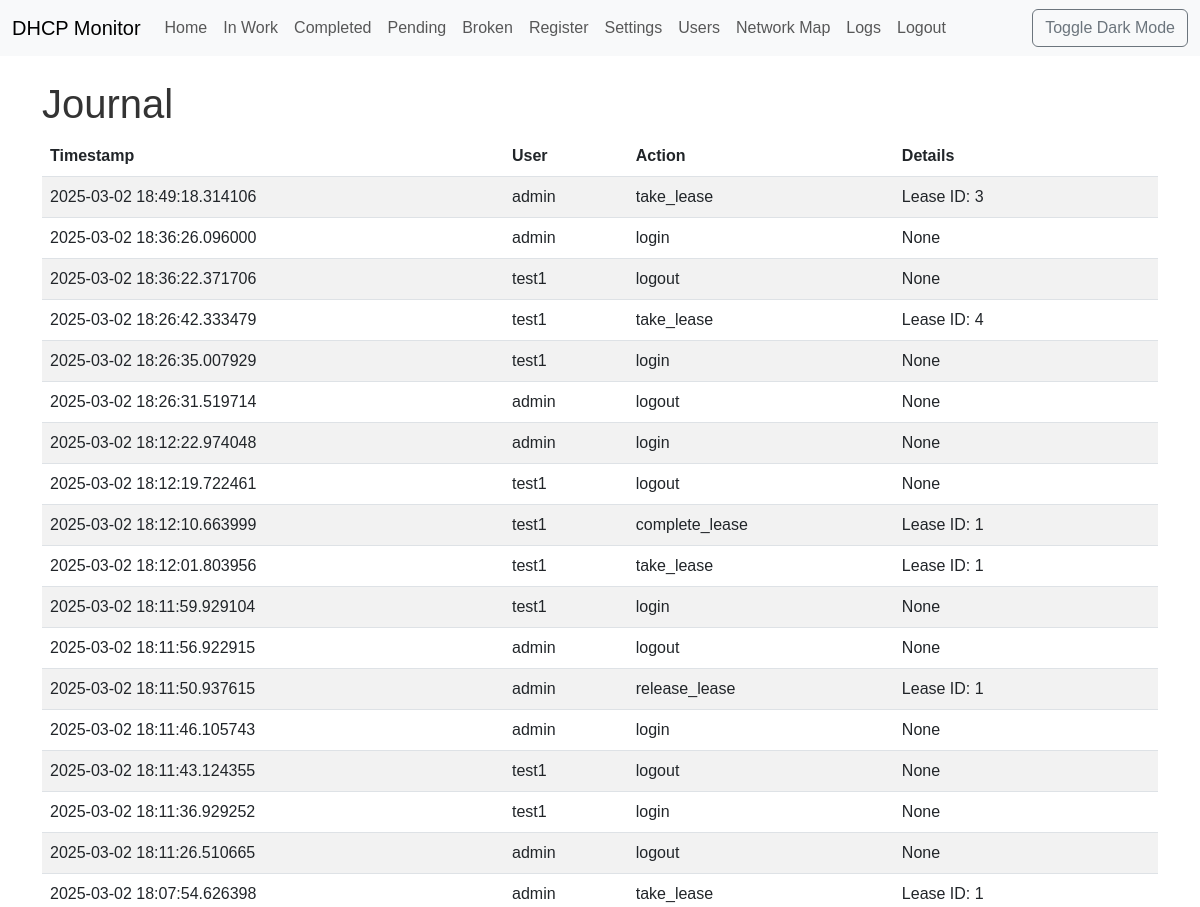
Page /logs (signed in, upper part) on the earlier database version.
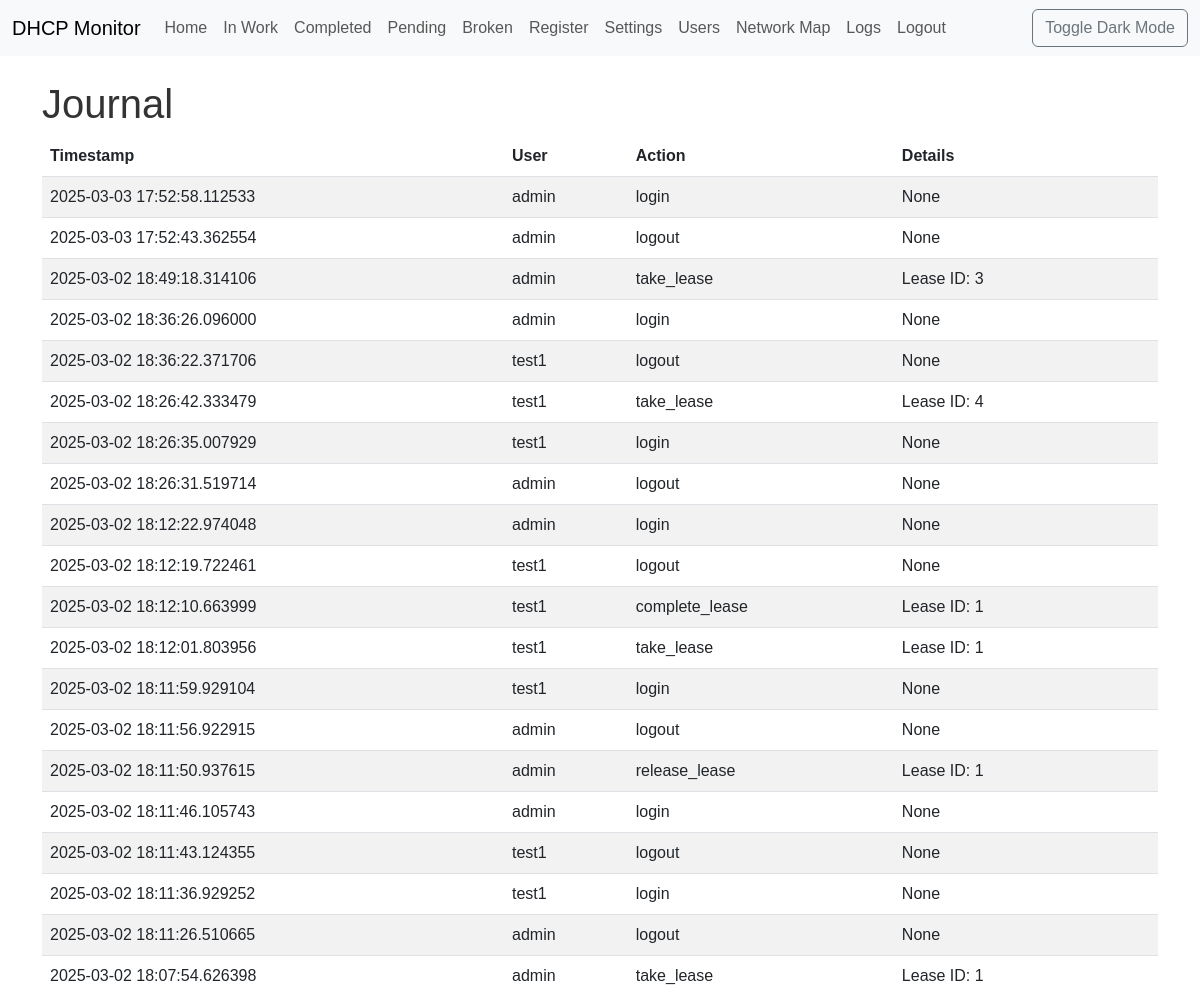
Same page on the later database version.
### app/models.py (models this page shows, shortened)
class Journal(db.Model):
    __tablename__ = 'journal'
    id = db.Column(db.Integer, primary_key=True)
    timestamp = db.Column(db.DateTime, index=True, default=datetime.utcnow)
    user_id = db.Column(db.Integer, db.ForeignKey('users.id'))
    action = db.Column(db.String(128))
    details = db.Column(db.Text)
    user = db.relationship('User', back_populates='journal_entries')

class User(UserMixin, db.Model):
    __tablename__ = 'users'
    id = db.Column(db.Integer, primary_key=True)
    username = db.Column(db.String(64), unique=True, index=True, nullable=False)
    password_hash = db.Column(db.String(128), nullable=False)
    role = db.Column(db.String(64), nullable=False, default='tester')  # 'admin', 'tester'
    first_name = db.Column(db.String(64))
    last_name = db.Column(db.String(64))
    last_seen = db.Column(db.DateTime, default=datetime.utcnow)
    leases = db.relationship('Lease', backref='taken_user', lazy='dynamic', foreign_keys='Lease.taken_by_id')
    groups = db.relationship('Group', secondary=user_groups, lazy='subquery',
                            backref=db.backref('users', lazy=True)) # Связь с группами
    journal_entries = db.relationship('Journal', back_populates='user', lazy='dynamic')

### app/journal.py (the view)
@journal_bp.route('/logs')
@login_required
def view_logs():
    if current_user.role != 'admin':
        flash('You do not have permission to access this page.', 'danger')
        return redirect(url_for('main.index'))
    logs = db.session.query(Journal).order_by(Journal.timestamp.desc()).all()  # Используем db.session.query
    return render_template('journal/logs.html', logs=logs)

### app/models.py (called while the page is built)
@login_manager.user_loader
def load_user(user_id):
    return User.query.get(int(user_id))

### app/templates/journal/logs.html
{% extends "base.html" %}
{% block content %}
    <h1>Journal</h1>
    <table class="table table-striped">
        <thead>
            <tr>
                <th>Timestamp</th>
                <th>User</th>
                <th>Action</th>
                <th>Details</th>
            </tr>
        </thead>
        <tbody>
            {% for entry in logs %}
                <tr>
                    <td>{{ entry.timestamp }}</td>
                    <td>{{ entry.user.username }}</td>
                    <td>{{ entry.action }}</td>
                    <td>{{ entry.details }}</td>
                </tr>
            {% endfor %}
        </tbody>
    </table>
{% endblock %}

### app/templates/base.html (shortened to what this page needs)
<!DOCTYPE html>
<html lang="en">
<head>
  <link href="https://cdn.jsdelivr.net/npm/bootstrap@5.3.0/dist/css/bootstrap.min.css" rel="stylesheet">
  <link rel="stylesheet" href="{{ url_for('static', filename='css/style.css') }}">
</head>
<body class="{{ 'dark-mode' if dark_mode else '' }}">
  <nav class="navbar navbar-expand-lg navbar-light bg-light">
    <div class="container-fluid">
      <a class="navbar-brand" href="{{ url_for('main.index') }}">DHCP Monitor</a>
      <div class="collapse navbar-collapse" id="navbarNav">
        <ul class="navbar-nav">
          <li class="nav-item">
            <a class="nav-link" href="{{ url_for('main.index') }}">Home</a>
          </li>
          <li class="nav-item">
            <a class="nav-link" href="{{ url_for('main.in_work') }}">In Work</a>
          </li>
          <li class="nav-item">
            <a class="nav-link" href="{{ url_for('main.completed') }}">Completed</a>
          </li>
          <li class="nav-item">
            <a class="nav-link" href="{{ url_for('main.pending') }}">Pending</a>
          </li>
          <li class="nav-item">
            <a class="nav-link" href="{{ url_for('main.broken') }}">Broken</a>
          </li>
          {% if current_user.is_authenticated %}
            {% if current_user.role == 'admin' %}
              <li class="nav-item">
                <a class="nav-link" href="{{ url_for('auth.register') }}">Register</a>
              </li>
            {% endif %}
            <li class="nav-item">
              <a class="nav-link" href="{{ url_for('main.settings') }}">Settings</a>
            </li>
            <li class="nav-item">
              <a class="nav-link" href="{{ url_for('users.user_list') }}">Users</a>
            </li>
            <li class="nav-item">
              <a class="nav-link" href="{{ url_for('network.network_map') }}">Network Map</a>
            </li>
            <li class="nav-item">
              <a class="nav-link" href="{{ url_for('journal.view_logs') }}">Logs</a>
            </li>
            <li class="nav-item">
              <a class="nav-link" href="{{ url_for('auth.logout') }}">Logout</a>
            </li>
          {% else %}
            <li class="nav-item">
              <a class="nav-link" href="{{ url_for('auth.login') }}">Login</a>
            </li>
          {% endif %}
        </ul>
        <ul class="navbar-nav ms-auto">
          <li class="nav-item">
            <button id="dark-mode-toggle" class="btn btn-outline-secondary">Toggle Dark Mode</button>
          </li>
        </ul>
      </div>
    </div>
  </nav>
  <div class="container mt-4">
    {% block content %}{% endblock %}
  </div>
</body>
</html>

### app/static/css/style.css (style rules this page uses)
body { font-family: sans-serif; transition: background-color 0.3s, color 0.3s; }
body { background-color: #fff; color: #333; }
.table-striped > tbody > tr:nth-of-type(odd) > * { --bs-table-accent-bg: var(--bs-table-striped-bg); }
table.table td { word-break: break-word; }

Differences in the rows shown:
added Journal: timestamp "2025-03-03 17:52:58.112533", user.username "admin", action "login", details "None"
added Journal: timestamp "2025-03-03 17:52:43.362554", user.username "admin", action "logout", details "None"
